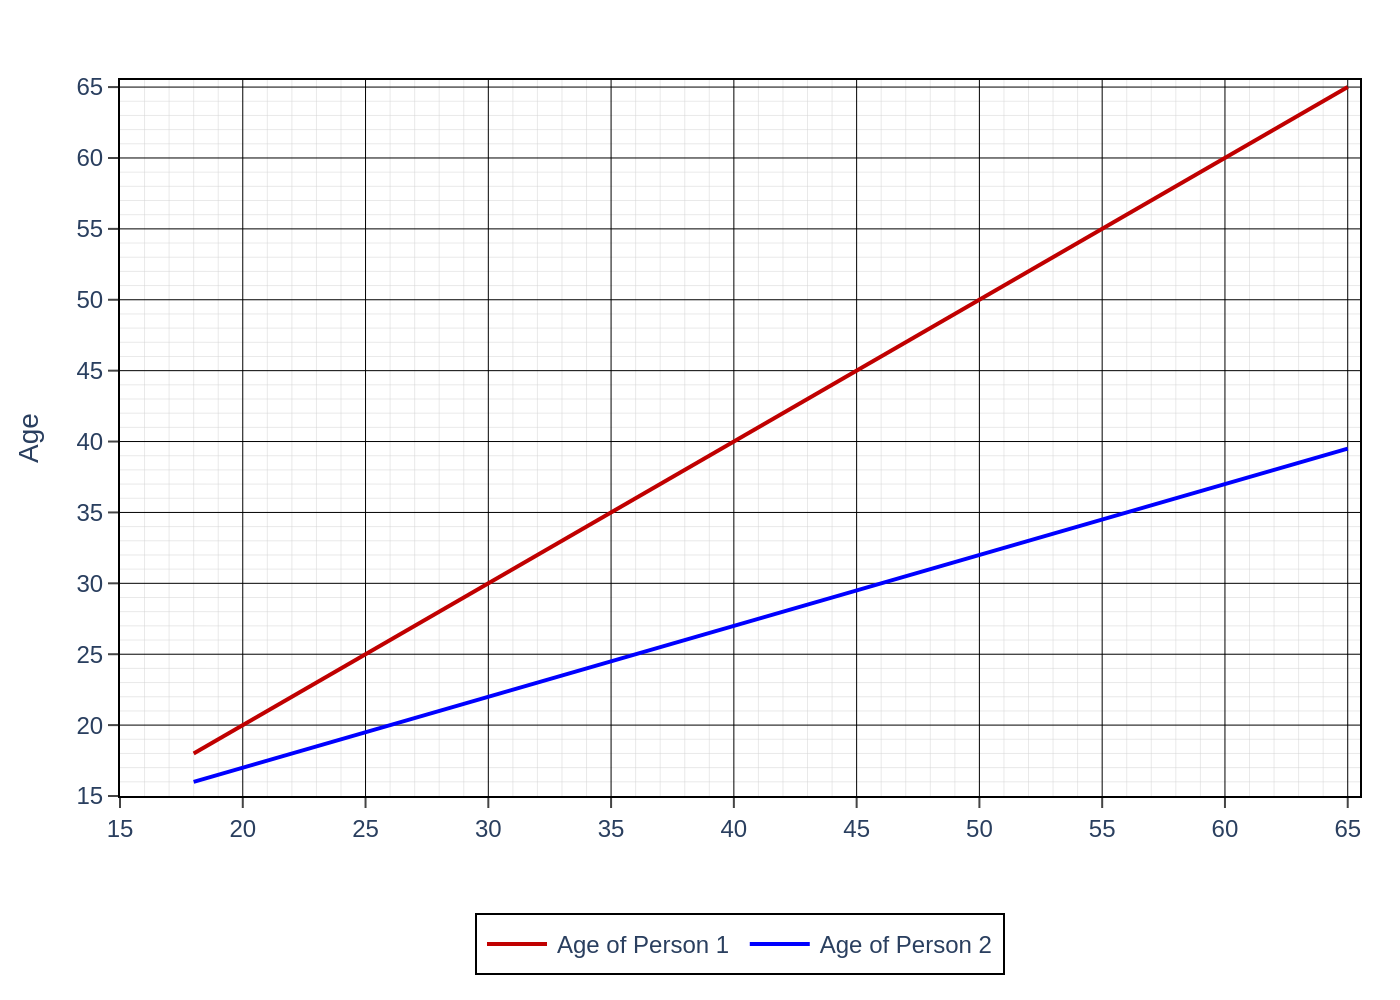

Write Python code to recreate this figure.
import sys
import json
import os
import plotly.graph_objects as go

# Check for command-line argument
if len(sys.argv) != 2:
    print("Usage: python script.py <path_to_json_file>")
    sys.exit(1)

json_path = sys.argv[1]

# Check if the file exists
if not os.path.exists(json_path):
    print(f"Error: File not found at {json_path}")
    sys.exit(1)

# Read JSON data from the file
try:
    with open(json_path, 'r', encoding='utf-8') as f:
        chart_info = json.load(f)
except json.JSONDecodeError:
    print(f"Error: Invalid JSON format in {json_path}")
    sys.exit(1)

# Extract data for plotting
chart_data = chart_info.get('chart_data', [])
texts = chart_info.get('texts', {})
colors = chart_info.get('colors', [])

# Create figure
fig = go.Figure()

# Add traces for each data series
for i, series in enumerate(chart_data):
    fig.add_trace(go.Scatter(
        x=series.get('x'),
        y=series.get('y'),
        name=series.get('name'),
        mode='lines',
        line=dict(color=colors[i] if i < len(colors) else None, width=2)
    ))

# Build title and source strings using HTML for formatting
title_text = ''
if texts.get('title'):
    title_text += texts['title']
if texts.get('subtitle'):
    title_text += f"<br><sub>{texts['subtitle']}</sub>"

# Update layout
fig.update_layout(
    font=dict(family="Arial", size=12),
    title=dict(text=title_text, x=0.5),
    xaxis_title=texts.get('x_axis_title'),
    yaxis_title=texts.get('y_axis_title'),
    plot_bgcolor='white',
    paper_bgcolor='white',
    width=835,
    height=626,
    margin=dict(l=60, r=20, t=40, b=80),
    xaxis=dict(
        range=[15, 65.5],
        dtick=5,
        showgrid=True,
        gridcolor='black',
        gridwidth=0.5,
        minor=dict(
            dtick=1,
            showgrid=True,
            gridcolor='lightgrey',
            gridwidth=0.25
        ),
        showline=True,
        linewidth=1,
        linecolor='black',
        mirror=True,
        ticks='outside'
    ),
    yaxis=dict(
        range=[15, 65.5],
        dtick=5,
        showgrid=True,
        gridcolor='black',
        gridwidth=0.5,
        minor=dict(
            dtick=1,
            showgrid=True,
            gridcolor='lightgrey',
            gridwidth=0.25
        ),
        showline=True,
        linewidth=1,
        linecolor='black',
        mirror=True,
        ticks='outside'
    ),
    legend=dict(
        orientation="h",
        yanchor="bottom",
        y=-0.25,
        xanchor="center",
        x=0.5,
        bordercolor="black",
        borderwidth=1
    )
)

# Determine output filename
filename_base = os.path.splitext(os.path.basename(json_path))[0]
output_filename = f"{filename_base}.png"

# Save the figure as a PNG image
fig.write_image(output_filename, scale=2)

print(f"Chart saved to {output_filename}")
